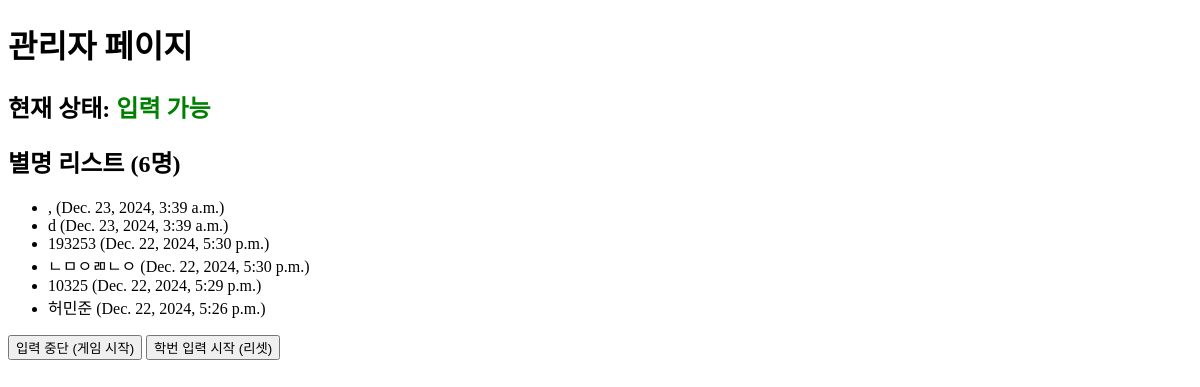
The app's page /system/control/, older data.
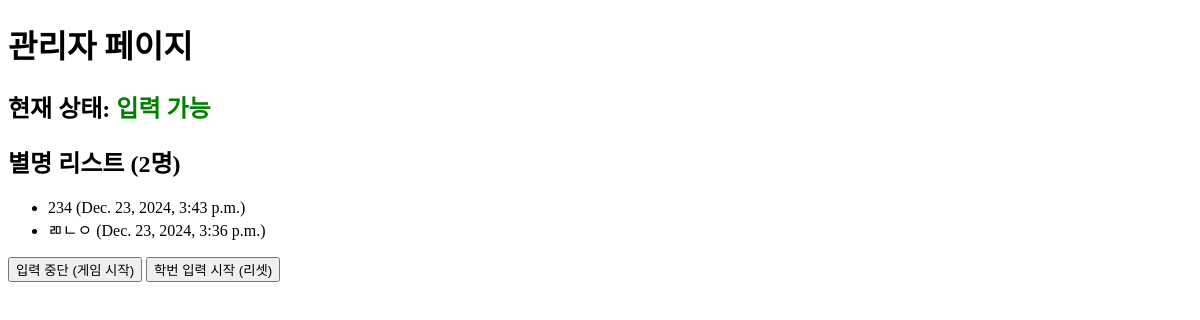
The same page, newer data.
### gameapp/models.py (models this page shows, shortened)
class Nickname(models.Model):
    name = models.CharField(max_length=50)
    created_at = models.DateTimeField(auto_now_add=True)

### gameapp/views.py (the view)
# urls.py: path('system/control/', views.admin_control, name='admin_control'),
def admin_control(request):
    all_nicknames = Nickname.objects.all().order_by('-created_at')
    game_state = GameState.objects.get(id=1)
    context = {
        'nicknames': all_nicknames,
        'game_state': game_state,
    }
    return render(request, 'admin_control.html', context)

### gameapp/templates/admin_control.html (shortened to what this page needs)
<!DOCTYPE html>
<html>
<head>
</head>
<body>
    <h1>관리자 페이지</h1>
    <h2>현재 상태:
        {% if game_state.is_open %}
            <span style="color:green;">입력 가능</span>
        {% else %}
            <span style="color:red;">입력 중단</span>
        {% endif %}
    </h2>
    <h2>별명 리스트 ({{ nicknames.count }}명)</h2>
    <ul>
        {% for nickname in nicknames %}
        <li>{{ nickname.name }} ({{ nickname.created_at }})</li>
        {% empty %}
        <li>아직 아무도 입력하지 않았습니다.</li>
        {% endfor %}
    </ul>
    <form action="{% url 'stop_input' %}" method="POST" style="display:inline;">
        <button type="submit">입력 중단 (게임 시작)</button>
    </form>
    <form action="{% url 'start_input' %}" method="POST" style="display:inline;">
        <button type="submit">학번 입력 시작 (리셋)</button>
    </form>
</body>
</html>

Row changes from the older to the newer data that the page shows:
removed Nickname: name ",", created_at "Dec. 23, 2024, 3:39 a.m."
removed Nickname: name "d", created_at "Dec. 23, 2024, 3:39 a.m."
removed Nickname: name "193253", created_at "Dec. 22, 2024, 5:30 p.m."
removed Nickname: name "ㄴㅁㅇㄻㄴㅇ", created_at "Dec. 22, 2024, 5:30 p.m."
removed Nickname: name "10325", created_at "Dec. 22, 2024, 5:29 p.m."
removed Nickname: name "허민준", created_at "Dec. 22, 2024, 5:26 p.m."
added Nickname: name "234", created_at "Dec. 23, 2024, 3:43 p.m."
added Nickname: name "ㄻㄴㅇ", created_at "Dec. 23, 2024, 3:36 p.m."
Text that changed along with them:
{{ nicknames.count }}: "6" → "2"
